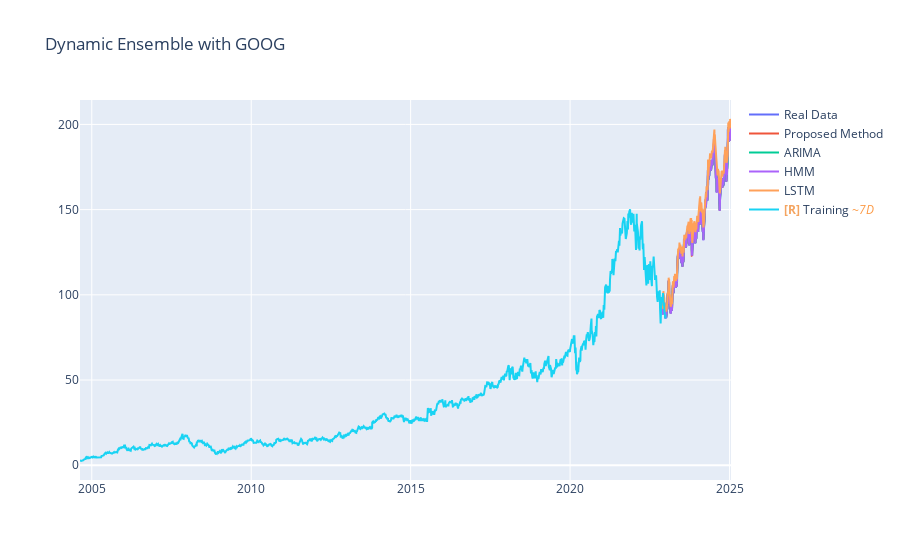

Notebook code cell kept with this figure:
### Code cell
fig = go.Figure()
fig.update_layout(title="Dynamic Ensemble with GOOG")
fig.add_trace(go.Scatter(x=df_test['ds'], y=df_test['y'], mode='lines', name='Real Data'))
fig.add_trace(go.Scatter(x=df_test['ds'], y=de_preds, mode='lines', name='Proposed Method'))
fig.add_trace(go.Scatter(x=df_test['ds'], y=arima_preds, mode='lines', name='ARIMA'))
fig.add_trace(go.Scatter(x=df_test['ds'], y=hmm_preds, mode='lines', name='HMM'))
fig.add_trace(go.Scatter(x=df_test['ds'], y=lstm_preds, mode='lines', name='LSTM'))
fig.add_trace(go.Scatter(x=df_train['ds'], y=df_train['y'], mode='lines', name='Training'))
fig.show()

### Figure 1 — Plotly figure (JSON) as saved in the notebook; plotly's stock layout.template omitted (floating-point values rounded to 4 significant figures; data arrays with more than 128 entries replaced by an {"elided": "..."} marker saying what was removed)
{"data": [{"mode": "lines", "name": "Real Data", "type": "scatter", "uid": "e3ea7c36-b891-4a29-805f-bb0606becbdf", "x": {"elided": "559 str values"}, "y": {"elided": "559 float values"}}, {"mode": "lines", "name": "Proposed Method", "type": "scatter", "uid": "c89aaaf9-0ae1-4bba-ae57-bcd4cd837631", "x": {"elided": "559 str values"}, "y": {"elided": "559 float values"}}, {"mode": "lines", "name": "ARIMA", "type": "scatter", "uid": "e2bafc23-564b-48b9-ad02-4e9111b7a0ed", "x": {"elided": "559 str values"}, "y": {"elided": "559 float values"}}, {"mode": "lines", "name": "HMM", "type": "scatter", "uid": "94dad014-0c26-4417-addf-d320c38213b3", "x": {"elided": "559 str values"}, "y": {"elided": "559 float values"}}, {"mode": "lines", "name": "LSTM", "type": "scatter", "uid": "b8ae45dc-dafd-4113-9814-de1e6d494580", "x": {"elided": "559 str values"}, "y": {"elided": "559 float values"}}, {"mode": "lines", "name": "<b style=\"color:sandybrown\">[R]</b> Training <i style=\"color:#fc9944\">~7D</i>", "type": "scatter", "uid": "236a1a6b-bf55-4b07-ad9f-b528e1359143", "x": {"elided": "1000 str values"}, "y": {"elided": "1000 float values"}}], "layout": {"title": {"text": "Dynamic Ensemble with GOOG"}}}
